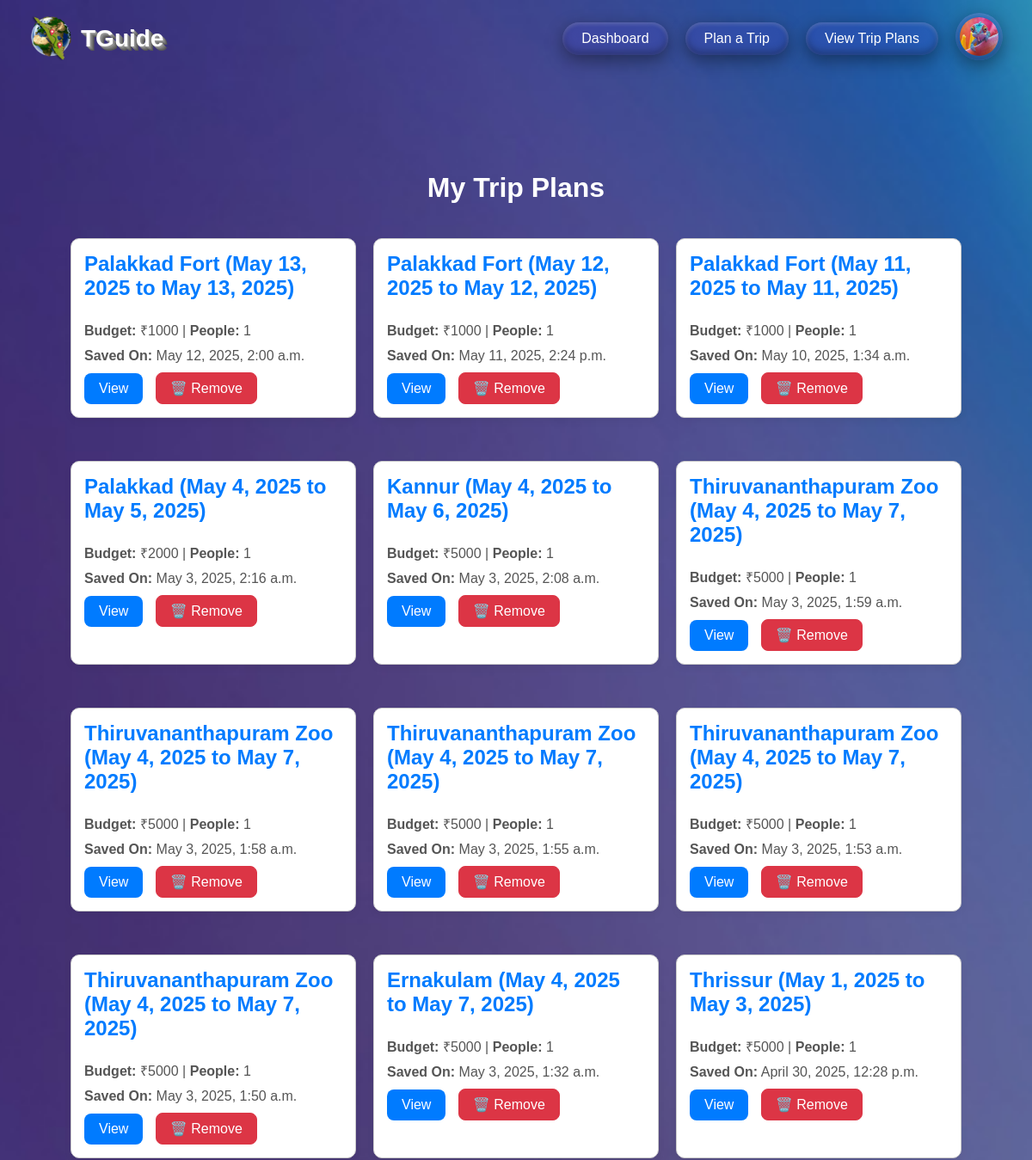
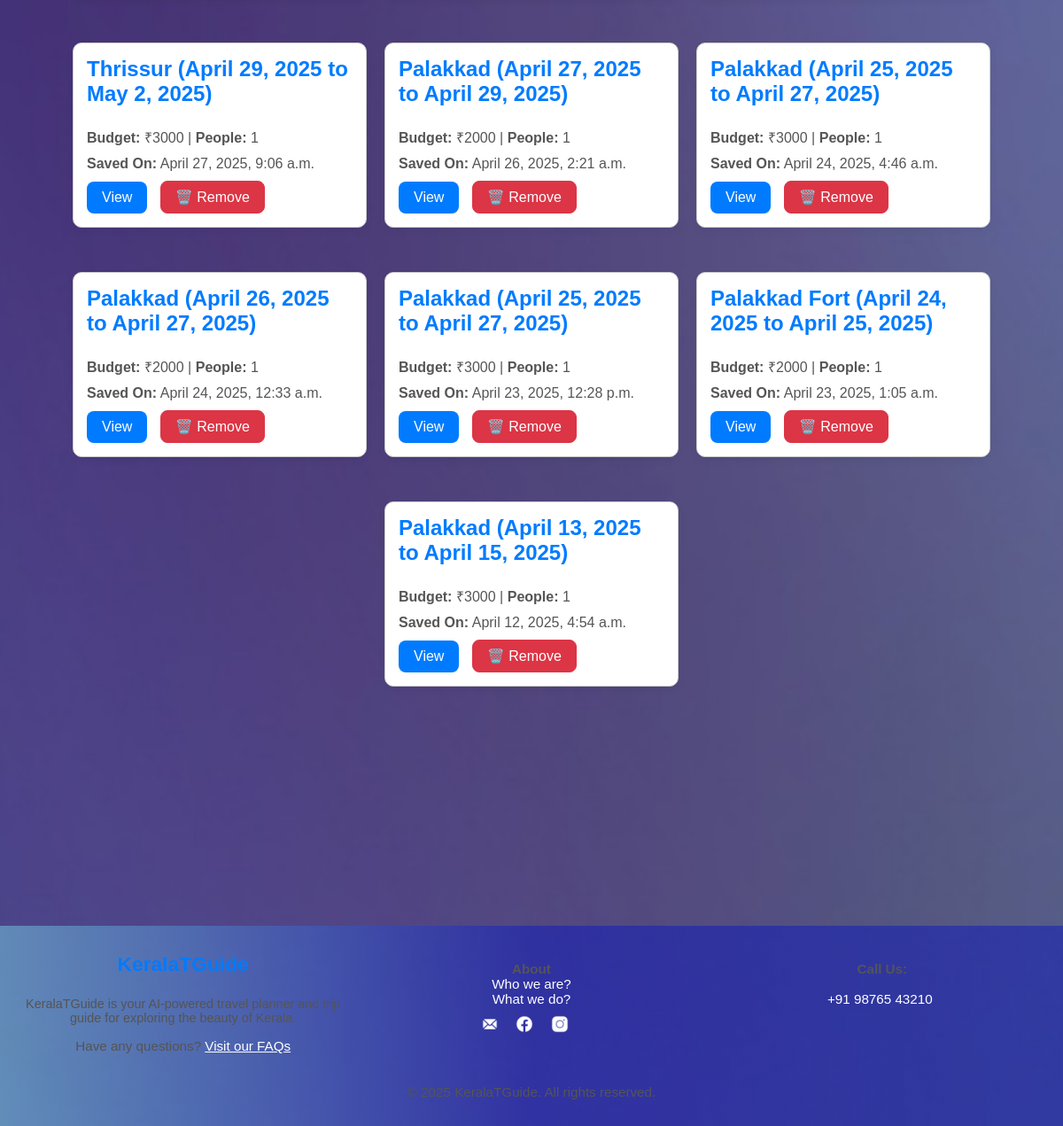
The page /view_trip_plans/ (signed in) on the database its author committed (2 pictures, top to bottom).
### main/models.py (models this page shows, shortened)
class Profile(models.Model):
    user = models.OneToOneField(User, on_delete=models.CASCADE)
    phone_number = models.CharField(max_length=15, blank=True)
    profile_pic = models.ImageField(upload_to='profile_pics/', blank=True)
    state = models.CharField(max_length=255, blank=True)
    district = models.CharField(max_length=255, blank=True)
    bio = models.TextField(blank=True)
    emergency_contact = models.CharField(max_length=15, blank=True)

class SavedTripPlan(models.Model):
    user = models.ForeignKey(User, on_delete=models.CASCADE)
    location = models.CharField(max_length=255)
    start_date = models.DateField()
    end_date = models.DateField()
    budget = models.CharField(max_length=100)
    people = models.IntegerField()
    preferences = models.TextField(blank=True, null=True)
    plan_html = models.TextField()
    saved_at = models.DateTimeField(auto_now_add=True)
    selected_hotels = models.JSONField(null=True, blank=True)
    is_completed = models.BooleanField(default=False)
    is_started = models.BooleanField(default=False)

### main/views1.py (the view)
# urls.py: path("view_trip_plans/", views1.view_trip_plans, name="view_trip_plans"),
@login_required
def view_trip_plans(request):
    name = TouristSpot.objects.all()
    trips = SavedTripPlan.objects.filter(user=request.user).order_by('-saved_at')
    return render(request, "view_trip_plans.html", {"trips": trips, "name": name})

### main/templates/view_trip_plans.html (shortened to what this page needs)
<!DOCTYPE html>
{% extends "navbar.html" %}
{% load static %}
{% block content %}
<html lang="en">
<head>
    <link rel="stylesheet" href="{% static 'css/loader.css' %}">
</head>
<body>
<div class="container">
  <h1>My Trip Plans</h1>
  {% if trips %}
    <ul style="list-style-type: none; padding: 0;">
      {% for trip in trips %}
        <li style="margin-bottom: 30px; border: 1px solid #ccc; padding: 15px; border-radius: 10px;">
          <h3>{{ trip.location }} ({{ trip.start_date|date:"F j, Y" }} to {{ trip.end_date|date:"F j, Y" }})</h3>
          <p><strong>Budget:</strong> ₹{{ trip.budget }} | <strong>People:</strong> {{ trip.people }}</p>
          <p><strong>Saved On:</strong> {{ trip.saved_at|date:"F j, Y, g:i a" }}</p>
          <a href="{% url 'view_trip_plan_detail' trip.id %}" class="btn btn-primary">View</a>
          <form method="POST" action="{% url 'delete_trip_plan' trip.id %}" style="display:inline;">
              <button type="submit" class="btn btn-danger" onclick="return confirm('Are you sure you want to delete this plan?');">
                🗑️ Remove
              </button>
            </form>
        </li>
      {% endfor %}
    </ul>
  {% else %}
    <p>You have not saved any trip plans yet.</p>
  {% endif %}
</div>
{% include 'footer.html' %}
</body>
</html>
{% endblock %}

### main/templates/navbar.html (shortened to what this page needs)
<!DOCTYPE html>
{% load static %}
<html lang="en">
<head>
</head>
<body>
    <nav class="navbar">
        <div class="navbar-container">
            <a href="{% url 'home' %}" class="navbar-logo">
              <img style="width: 50px;" src="{% static 'images/icon.png' %}" alt="Logo">
              <span class="logo-text">TGuide</span>
            </a>
            <div class="navbar-links" id="navbar-links">
                {% if user.is_authenticated %}
                    <a href="{% url 'dashboard' %}">Dashboard</a>
                    <a href="{% url 'plan_trip' %}">Plan a Trip</a>
                    <a href="{% url 'view_trip_plans' %}">View Trip Plans</a>
                {% else %}
                    <a href="{% url 'login' %}" id="navbarLogin">Login/Register</a>
                {% endif %}
                {% if user.is_authenticated %}
                <div class="profile-dropdown">
                    {% if user.profile.profile_pic %}
                        <img src="{{ user.profile.profile_pic.url }}" alt="Profile Picture" class="profile-pic">
                    {% else %}
                        <img src="{% static 'images/user.png' %}" alt="Default Profile Picture" class="profile-pic">
                    {% endif %}
                </div>
                {%endif%}
            </div>
        </div>
    </nav>
    <div class="container">
        {% block content %}{% endblock %}
    </div>
</body>
</html>

### main/templates/footer.html (shortened to what this page needs)
{% load static %}
<html lang="en">
<head>
</head>
<body class="footer-body">
    <footer class="desktop-footer" style="margin-top: 30vh">
        <div class="foot">
            <div class="footer1">
                <div style="margin-bottom: 15px;">
                    <h3>KeralaTGuide</h3>
                    <p style="max-width: 600px; margin: 0 auto; font-size: 0.9rem;">
                        KeralaTGuide is your AI-powered travel planner and trip guide for exploring the beauty of Kerala.
                    </p>
                </div>
                <div style="margin-bottom: 15px;">
                    <p>Have any questions? <a href="{% url 'faqs' %}" style="color: white; text-decoration: underline;">Visit our FAQs</a></p>
                </div>
            </div>
            <div class="footer2">
                <div style="margin-bottom: 15px;">
                    <p style="display: flex; flex-direction: column;">
                        <strong>About</strong>
                        <a href="{% url 'info1' %}">Who we are?</a>
                        <a href="{% url 'info2' %}">What we do? </a>
                    </p>
                    <p>
                        <a href="mailto:randorer5@gmail.com" style="color: white; text-decoration: none; margin-right: 15px;" target="_blank">
                            <img src="{%static 'images/email.png' %}" style="width: 20px; height: auto;">
                        </a>
                        <a href="https://www.facebook.com/profile.php?id=100006345165315" target="_blank" style="color: white; text-decoration: none; margin-right: 15px;">
                            <img src="{%static 'images/facebook.png' %}" style="width: 20px; height: auto;">
                        </a>
                        <a href="https://www.instagram.com/k.i.r.a.n_k?igsh=M2luYnRiZHdqc24w" target="_blank" style="color: white; text-decoration: none; margin-right: 15px;">
                            <img src="{%static 'images/instagram.png' %}" style="width: 20px; height: auto;">
                        </a>
                    </p>
                </div>
            </div>
            <div class="footer3" style="margin-bottom: 15px;">
                <p>
                     <strong>Call Us: </strong><br><br>
                    <a href="tel:+919876543210" style="color: white; text-decoration: none;">+91 98765 43210</a>
                </p>
            </div>
        </div>
        <p>&copy; 2025 KeralaTGuide. All rights reserved.</p>
    </footer>
</body>
</html>

### main/templates/navbar.html (style rules this page uses)
.navbar { width: 100%; padding: 15px 2vw; position: fixed; top: 0; z-index: 999; background: transparent; box-sizing: border-box; border: none; border-radius: 0; }
.navbar-container { margin-left: 10px; margin-right: 10px; display: flex; justify-content: space-between; align-items: center; }
.navbar-logo { font-size: 26px; font-weight: bold; color: white; text-decoration: none; }
.navbar-links { display: flex; gap: 20px; align-items: center; }
.navbar-links a, .navbar-links button { position: relative; display: inline-block; padding: 10px 22px; border-radius: 50px; text-decoration: none; font-weight: 500; color: white; background: rgba(72, 72, 225, 0.2); border: none; cursor: pointer; backdrop-filter: blur(10px); box-shadow: inset 0 2px 5px rgba(255, 255, 255, 0.2), inset 0 -4px 10px rgba(0, 0, 0, 0.3), 0 6px 20px rgba(0, 0, 0, 0.4); transition: all 0.3s ease-in-out; transform-style: preserve-3d; }
.profile-dropdown { position: relative; display: inline-block; }
.profile-pic { width: 45px; height: 45px; padding: 5px; border-radius: 50%; cursor: pointer; background: rgba(72, 72, 225, 0.2); backdrop-filter: blur(10px); box-shadow: inset 0 2px 5px rgba(255, 255, 255, 0.2), inset 0 -4px 10px rgba(0, 0, 0, 0.3), 0 6px 20px rgba(0, 0, 0, 0.4); transition: all 0.3s ease-in-out; transform-style: preserve-3d; }
.navbar-logo { display: flex; align-items: center; text-decoration: none; gap: 10px; transition: transform 0.3s ease, filter 0.3s ease; }
.navbar-logo img { width: 40px; height: auto; }
.logo-text { font-size: 28px; font-weight: bold; color: #ffffff; text-shadow: 1px 1px 0 #999, 2px 2px 0 #888, 3px 3px 0 #777, 4px 4px 0 #666, 5px 5px 0 #555; transform: perspective(500px) rotateX(5deg); display: inline-block; }

### main/templates/view_trip_plans.html (style rules this page uses)
body { margin: 0; padding: 0; font-family: Arial, sans-serif; background: url('/static/images/bg1.jpg') no-repeat center center fixed; background-size: cover; color: #333; }
.container { margin-top: 100px; }
h1 { text-align: center; margin: 40px 0; color: #343a40; font-weight: 600; }
ul { list-style-type: none; padding: 0; max-width: 1200px; margin: 0 auto; display: flex; flex-wrap: wrap; justify-content: center; gap: 20px; }
li { background: white; border: 1px solid #dee2e6; padding: 20px; border-radius: 12px; box-shadow: 0 4px 8px rgba(0, 0, 0, 0.05); transition: transform 0.2s, box-shadow 0.2s; width: 300px; animation: fadeIn 0.5s ease-in; }
h1 { color: white; }
h3 { margin-top: 0; color: #007bff; font-size: 1.5em; }
p { margin: 10px 0; color: #555; font-size: 1em; }
.btn { display: inline-block; font-weight: 500; color: white; text-align: center; vertical-align: middle; user-select: none; background-color: #007bff; border: 1px solid transparent; padding: 8px 16px; font-size: 1em; border-radius: 8px; transition: background-color 0.2s, transform 0.2s; text-decoration: none; margin-right: 10px; }
.btn-danger { background-color: #dc3545; border-color: #dc3545; }
form { display: inline; }

### main/templates/footer.html (style rules this page uses)
footer { background-image: linear-gradient(to right, rgb(120, 207, 227, 0.5), rgb(13, 25, 190, 0.5), rgba(13, 25, 188, 0.5)); color: white; text-align: center; padding: 20px 10px; margin-top: 20px; width: 100%; box-sizing: border-box; font-size: 0.95rem; height: fit-content; position: relative; z-index:0; }
.foot { display: flex; justify-content: center; flex-direction: row; }
.footer1, .footer2, .footer3 { flex: 1; padding: 10px; max-width: 400px; box-sizing: border-box; color: white; }
.footer2 p a { transition: all 0.3s ease-in-out; }
.footer1 p a { transform: scale(1.5); transition: all 0.3s ease-in-out; }
footer a { color: white; text-decoration: none; transition: color 0.3s ease; }
html, body { height: 100%; }
body { min-height: 100vh; display: flex; flex-direction: column; }
footer.desktop-footer { margin-top: auto; }

### rows shown on the page
SavedTripPlan: location "Palakkad Fort", start_date "May 13, 2025", end_date "May 13, 2025", budget "1000", people "1", saved_at "May 12, 2025, 2:00 a.m."
SavedTripPlan: location "Palakkad Fort", start_date "May 12, 2025", end_date "May 12, 2025", budget "1000", people "1", saved_at "May 11, 2025, 2:24 p.m."
SavedTripPlan: location "Palakkad Fort", start_date "May 11, 2025", end_date "May 11, 2025", budget "1000", people "1", saved_at "May 10, 2025, 1:34 a.m."
SavedTripPlan: location "Palakkad", start_date "May 4, 2025", end_date "May 5, 2025", budget "2000", people "1", saved_at "May 3, 2025, 2:16 a.m."
SavedTripPlan: location "Kannur", start_date "May 4, 2025", end_date "May 6, 2025", budget "5000", people "1", saved_at "May 3, 2025, 2:08 a.m."
SavedTripPlan: location "Thiruvananthapuram Zoo", start_date "May 4, 2025", end_date "May 7, 2025", budget "5000", people "1", saved_at "May 3, 2025, 1:59 a.m."
SavedTripPlan: location "Thiruvananthapuram Zoo", start_date "May 4, 2025", end_date "May 7, 2025", budget "5000", people "1", saved_at "May 3, 2025, 1:58 a.m."
SavedTripPlan: location "Thiruvananthapuram Zoo", start_date "May 4, 2025", end_date "May 7, 2025", budget "5000", people "1", saved_at "May 3, 2025, 1:55 a.m."
SavedTripPlan: location "Thiruvananthapuram Zoo", start_date "May 4, 2025", end_date "May 7, 2025", budget "5000", people "1", saved_at "May 3, 2025, 1:53 a.m."
SavedTripPlan: location "Thiruvananthapuram Zoo", start_date "May 4, 2025", end_date "May 7, 2025", budget "5000", people "1", saved_at "May 3, 2025, 1:50 a.m."
SavedTripPlan: location "Ernakulam", start_date "May 4, 2025", end_date "May 7, 2025", budget "5000", people "1", saved_at "May 3, 2025, 1:32 a.m."
SavedTripPlan: location "Thrissur", start_date "May 1, 2025", end_date "May 3, 2025", budget "5000", people "1", saved_at "April 30, 2025, 12:28 p.m."
SavedTripPlan: location "Thrissur", start_date "April 29, 2025", end_date "May 2, 2025", budget "3000", people "1", saved_at "April 27, 2025, 9:06 a.m."
SavedTripPlan: location "Palakkad", start_date "April 27, 2025", end_date "April 29, 2025", budget "2000", people "1", saved_at "April 26, 2025, 2:21 a.m."
SavedTripPlan: location "Palakkad", start_date "April 25, 2025", end_date "April 27, 2025", budget "3000", people "1", saved_at "April 24, 2025, 4:46 a.m."
SavedTripPlan: location "Palakkad", start_date "April 26, 2025", end_date "April 27, 2025", budget "2000", people "1", saved_at "April 24, 2025, 12:33 a.m."
SavedTripPlan: location "Palakkad", start_date "April 25, 2025", end_date "April 27, 2025", budget "3000", people "1", saved_at "April 23, 2025, 12:28 p.m."
SavedTripPlan: location "Palakkad Fort", start_date "April 24, 2025", end_date "April 25, 2025", budget "2000", people "1", saved_at "April 23, 2025, 1:05 a.m."
SavedTripPlan: location "Palakkad", start_date "April 13, 2025", end_date "April 15, 2025", budget "3000", people "1", saved_at "April 12, 2025, 4:54 a.m."
